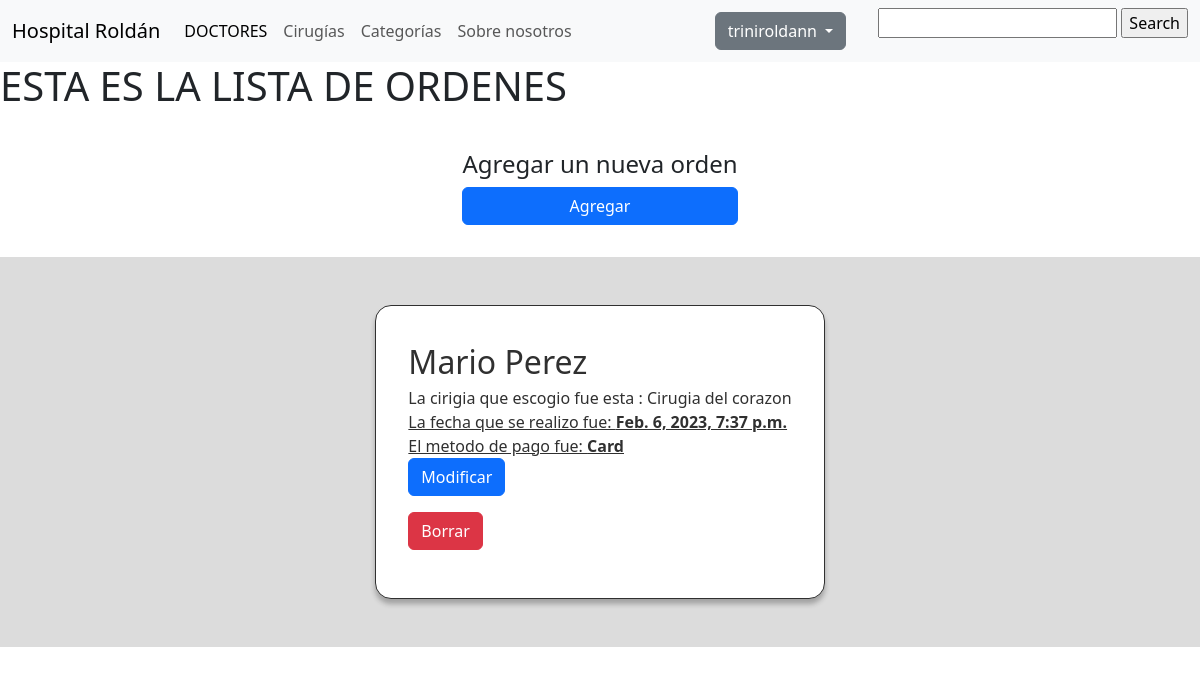
The app's page /orders/list-orders/ (signed in), older data.
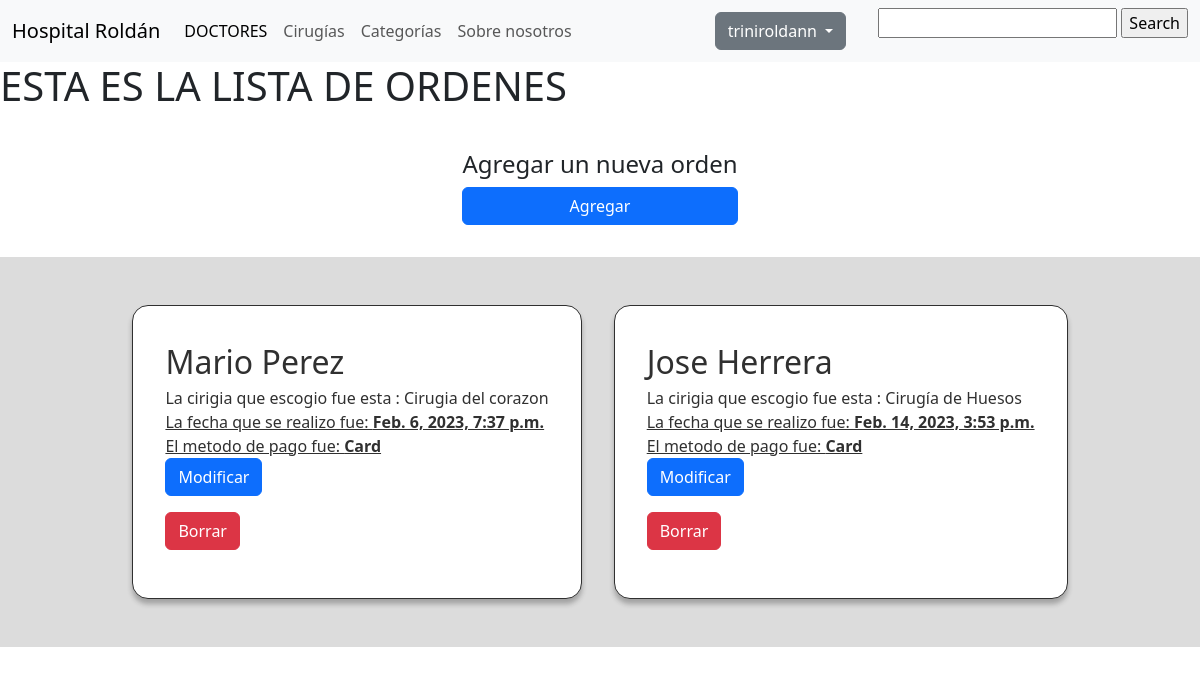
The same page, newer data.
### orders/models.py (models this page shows, shortened)
class Order(models.Model):
    CHOICES = (
        ('Cash', 'Cash'),
        ('Card', 'Card'),
    )
    client = models.CharField(max_length=100)
    product = models.CharField(max_length=100)
    creation_time = models.DateTimeField(auto_now_add=True)
    payment_method = models.CharField(choices=CHOICES, max_length=4)

### orders/views.py (the view)
        class WrappedClass(UserPassesTestMixin, wrapped):
            def test_func(self):
                return self.request.user.is_superuser

### orders/views.py (called while the page is built)
def superuser_required():
    def wrapper(wrapped):
        class WrappedClass(UserPassesTestMixin, wrapped):
            def test_func(self):
                return self.request.user.is_superuser
        return WrappedClass
    return wrapper

### templates/orders/listorders.html (shortened to what this page needs)
{% extends 'base.html' %}
{% block content %}
    <h1>ESTA ES LA LISTA DE ORDENES</h1>
    {% if request.user.is_authenticated %}
 {% if request.user.is_superuser %}
    <div style="display: grid; grid-auto-flow: row; justify-content: center; align-items:center ; padding: 2rem;" >
        <h4>Agregar un nueva orden </h4>
        <a href="/orders/neworder/" class="btn btn-primary">Agregar</a>
    </div>
 {% endif %}
    {% endif %}
    <div style="background-color: gainsboro; display: grid; grid-template-columns: repeat(4, auto); padding: 2rem; justify-content: center;">
        {% for order in object_list %}
        <div style="background-color: white; border: 1px solid #303030; display: grid; grid-auto-flow: row; width: fit-content; padding: 2rem; margin: 1rem; border-radius: 1rem; box-shadow: 0px 5px 5px 0px rgba(30,30,30,0.3);
        -webkit-box-shadow: 0px 5px 5px 0px rgba(30,30,30,0.3);
        -moz-box-shadow: 0px 5px 5px 0px rgba(30,30,30,0.3);">
            <p style="margin: 0; font-size: 2rem; font-weight: 500; color: #303030;">{{order.client}}</p>
            <p style="margin: 0; font-size: 1rem; font-weight: 500; color: #303030;"> La cirigia que escogio fue esta : {{order.product}}</p>
            <p style="margin: 0; font-size: 1rem; font-weight: 400; color: #303030; text-decoration: underline;">La fecha que se realizo fue: <strong>{{order.creation_time}}</strong></p>
            <p style="margin: 0; font-size: 1rem; font-weight: 400; color: #303030; text-decoration: underline;">El metodo de pago fue: <strong>{{order.payment_method}}</strong></p>
            <p> <a href=" /orders/upgrade-orders/{{order.pk}}" class="btn btn-primary">Modificar</a> </p>
            <p> <a href=" /orders/delete-orders/{{order.pk}}" class="btn btn-danger">Borrar</a> </p>
        </div>
        {% endfor %}
    </div>
{% endblock %}

### templates/base.html (shortened to what this page needs)
<!DOCTYPE html>
<html lang="en">
<head>
    <link href="https://cdn.jsdelivr.net/npm/bootstrap@5.3.0-alpha1/dist/css/bootstrap.min.css" rel="stylesheet">
</head>
<body>
      <nav class="navbar navbar-expand-lg bg-body-tertiary">
        <div class="container-fluid">
          <a class="navbar-brand" href="/">Hospital Roldán</a>
          <div class="collapse navbar-collapse" id="navbarSupportedContent">
            <ul class="navbar-nav me-auto mb-2 mb-lg-0">
              <li class="nav-item">
                <a class="nav-link active" aria-current="page" href="/doctors/list-doctors/">DOCTORES</a></a>
              </li>
              <li class="nav-item">
                <a class="nav-link" href="/surgeries/list-surgeries/">Cirugías</a>
              </li>
              <li class="nav-item">
                <a class="nav-link" href="/surgeries/list-categories/">Categorías</a>
              </li>
              <li class="nav-item">
                <a class="nav-link" href="/about/">Sobre nosotros</a>
              </li>
            </ul>
            {% if request.user.is_authenticated%}
            <div class="dropdown">
              <button class="btn btn-secondary dropdown-toggle" type="button" data-bs-toggle="dropdown" aria-expanded="false">
                {{user.username}}
              </button>
               {% else %}
               <div class="btn-group" role="group" aria-label="Basic mixed styles example">
              <a <button type="button" class="btn btn-success" href="/users/login/">Login</button></a>
              <a <button type="button" class="btn btn-primary" href="/users/register/">SingUp</button></a>
              </div>
                {% endif %}
            </div>
          <ul>
            <form class="form-inline my-2 my-lg-0" action="/doctors/list-doctors/" method='GET'>
              <input type='text' name='q' value='{{ request.GET.q }}'>
              <input class="button" type='submit' value="Search">
            </form>
          </div>
        </div>
      </nav>
    {% block content %}
    {% endblock %}
</body>
</html>

Row changes from the older to the newer data that the page shows:
added Order: client "Jose Herrera", product "Cirugía de Huesos", creation_time "Feb. 14, 2023, 3:53 p.m.", payment_method "Card"
